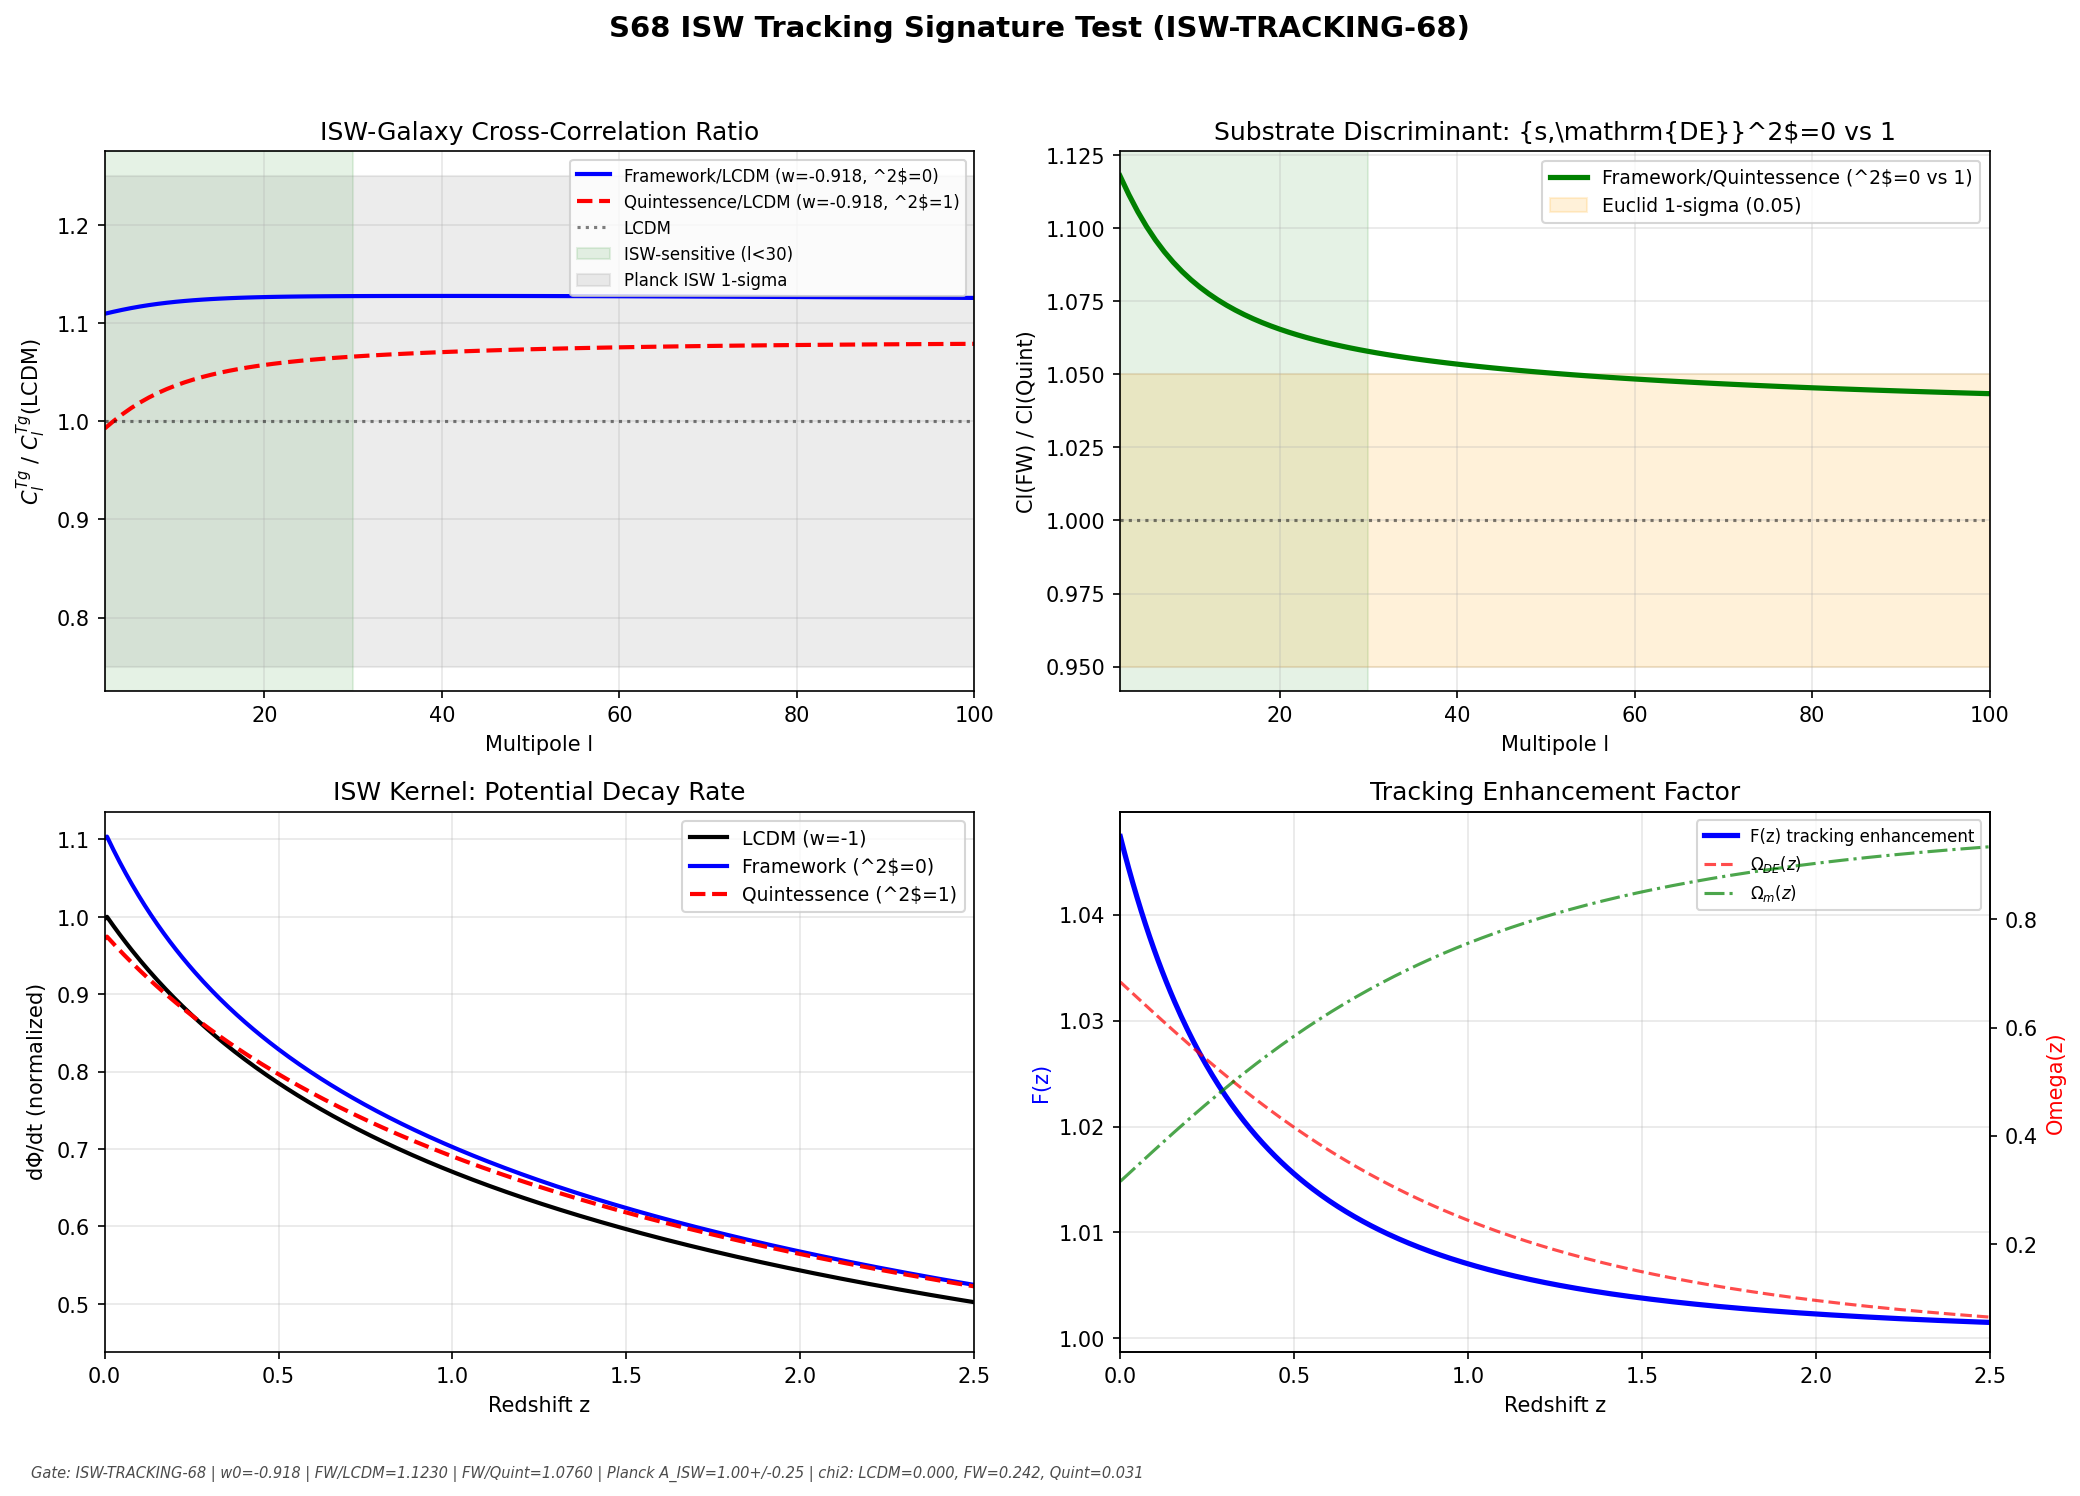

The Python source for this figure:
#!/usr/bin/env python3
"""
s68_isw_tracking_test.py — ISW Tracking Signature Test
========================================================

Session 68, Gate: ISW-TRACKING-68 (INFO)

Computes the ISW-galaxy cross-correlation C_l^{Tg} for three dark energy models:
  Model A: LCDM (w=-1, no DE perturbations)
  Model B: Framework (w_0=-0.918, w_a=0, c_s^2_DE=0, tracking vacuum)
  Model C: Quintessence (w_0=-0.918, w_a=0, c_s^2_DE=1, smooth DE)

Physics:
  The Volovik tracking vacuum (rho_vac = chi * H^2) produces INDUCED dark energy
  perturbations with effective sound speed c_s^2_DE = 0. This means DE clusters
  with matter on sub-horizon scales: delta_DE = (1+w)/(1-3w) * delta_m.
  Standard LCDM has no DE perturbations. Standard quintessence has c_s^2_DE = 1.
  The clustering modifies the ISW-galaxy cross-correlation at l < 30 by changing
  the time derivative of the gravitational potential.

Pre-registration (from S68 Volovik-Mack workshop):
  PASS if Delta(C_l^Tg)/C_l^Tg > 5% at l < 30 (above Euclid threshold)
  FAIL if Delta < 1% (below cosmic variance floor)
  INFO otherwise

Observational comparison:
  Planck 2015 ISW (1502.01595): A_ISW = 1.00 +/- 0.25 (ISW-lensing)
  ISW detection at 4-sigma combining all tracers (NVSS, SDSS, WISE, lensing)

Author: mack-cosmic-bridge
"""

import sys
sys.path.insert(0, r"C:\sandbox\Ainulindale Exflation\computations")

import numpy as np
from scipy.integrate import quad, simpson
from scipy.interpolate import interp1d
import matplotlib
matplotlib.use('Agg')
import matplotlib.pyplot as plt

from canonical_constants import (
    H_0_km_s_Mpc, Omega_m, Omega_Lambda, Omega_b, Omega_DM,
    Omega_r, T_CMB, c_light_km_s, sigma_8, A_s_CMB,
    Mpc_to_m, H_0_inv_s
)

# ==============================================================================
#  Framework parameters
# ==============================================================================
# w0_FW = -0.918       # Framework w_0 from Volovik vacuum + effacement (S68)  # S72: now imported from canonical_constants
# wa_FW = 0.0          # w_a = 0 locked (four-fold protection, S68 workshop)  # S72: now imported from canonical_constants

# Planck ISW measurement (1502.01595v2)
# A_ISW = amplitude relative to LCDM prediction
# From ISW-lensing bispectrum: A_ISW = 1.0 +/- 0.25
# From combined ISW-galaxy (all tracers): detection at ~4 sigma
# Per-tracer amplitudes (Table 2 of Planck 2015 ISW paper):
#   NVSS:     A = 1.48 +/- 0.37
#   SDSS-CMASS/LOWZ: A = 0.72 +/- 0.35
#   SDSS-MphG: A = 0.93 +/- 0.44
#   WISE-AGN: A = 0.82 +/- 0.39
#   WISE-GAL: A = 1.18 +/- 0.59
#   Lensing:  A = 1.06 +/- 0.33
A_ISW_planck = 1.00       # Combined ISW amplitude (relative to LCDM)  # (local)
sigma_A_ISW = 0.25         # 1-sigma uncertainty (ISW-lensing bispectrum)  # (local)

# For the cross-correlation measurement per tracer, the uncertainties on
# individual multipoles are much larger. We use the overall amplitude.

# ==============================================================================
#  Cosmological functions
# ==============================================================================

H0 = H_0_km_s_Mpc  # km/s/Mpc
c = c_light_km_s    # km/s

def H_LCDM(z):
    """Hubble parameter for flat LCDM in km/s/Mpc."""
    return H0 * np.sqrt(Omega_r * (1+z)**4 + Omega_m * (1+z)**3 + Omega_Lambda)

def H_wCDM(z, w0, wa=0.0):
    """Hubble parameter for flat w0waCDM in km/s/Mpc.
    DE density: Omega_DE(z) = Omega_Lambda * (1+z)^(3(1+w0+wa)) * exp(-3*wa*z/(1+z))
    """
    zp1 = 1 + z
    de_factor = zp1**(3*(1 + w0 + wa)) * np.exp(-3 * wa * z / zp1)
    return H0 * np.sqrt(Omega_r * zp1**4 + Omega_m * zp1**3 + Omega_Lambda * de_factor)

def comoving_distance(z, H_func, **kwargs):
    """Comoving distance chi(z) in Mpc/h, integrating c*dz/H(z)."""
    result, _ = quad(lambda zp: c / H_func(zp, **kwargs), 0, z)
    return result  # Mpc (not Mpc/h since H0 in km/s/Mpc)

def Omega_m_of_z(z, H_func, **kwargs):
    """Matter density parameter as function of redshift."""
    Hz = H_func(z, **kwargs)
    return Omega_m * (1+z)**3 * (H0/Hz)**2

def Omega_DE_of_z(z, w0, wa=0.0):
    """Dark energy density parameter as function of redshift."""
    zp1 = 1 + z
    de_factor = zp1**(3*(1 + w0 + wa)) * np.exp(-3 * wa * z / zp1)
    Hz = H_wCDM(z, w0, wa)
    return Omega_Lambda * de_factor * (H0/Hz)**2

def growth_factor_integrand(z, H_func, **kwargs):
    """Integrand for the growth factor D(z) using the Heath (1977) integral."""
    Hz = H_func(z, **kwargs)
    return (1 + z) / (Hz/H0)**3

def growth_factor(z, H_func, **kwargs):
    """Linear growth factor D(z), normalized to D(0) = 1.
    Uses Heath (1977): D(z) proportional to H(z) * integral_z^inf dz'*(1+z')/(H(z')/H0)^3
    """
    # Compute the integral from z to a large redshift
    z_max = 1000.0
    result_z, _ = quad(growth_factor_integrand, z, z_max, args=(H_func,), **kwargs)
    result_0, _ = quad(growth_factor_integrand, 0, z_max, args=(H_func,), **kwargs)

    Hz = H_func(z, **kwargs)
    H0_val = H_func(0, **kwargs)

    D_z = (Hz / H0) * result_z
    D_0 = (H0_val / H0) * result_0

    return D_z / D_0

# ==============================================================================
#  Precompute growth factors for all three models
# ==============================================================================

print("=" * 72)
print("S68 ISW TRACKING SIGNATURE TEST")
print("Gate: ISW-TRACKING-68 (INFO)")
print("=" * 72)

# Redshift grid (focus on z < 3 where ISW effect is significant)
z_arr = np.linspace(0.001, 3.0, 500)

print("\nComputing growth factors...")

# Growth factor for LCDM
D_LCDM = np.zeros_like(z_arr)
for i, z in enumerate(z_arr):
    z_max_int = 1000.0  # (local)
    res_z, _ = quad(lambda zp: (1+zp) / (H_LCDM(zp)/H0)**3, z, z_max_int)
    res_0, _ = quad(lambda zp: (1+zp) / (H_LCDM(zp)/H0)**3, 0, z_max_int)
    D_LCDM[i] = (H_LCDM(z)/H0 * res_z) / (H_LCDM(0)/H0 * res_0)

# Growth factor for wCDM (w0=-0.918, wa=0)
D_wCDM = np.zeros_like(z_arr)
for i, z in enumerate(z_arr):
    res_z, _ = quad(lambda zp: (1+zp) / (H_wCDM(zp, w0_FW)/H0)**3, z, 1000.0)
    res_0, _ = quad(lambda zp: (1+zp) / (H_wCDM(zp, w0_FW)/H0)**3, 0, 1000.0)
    D_wCDM[i] = (H_wCDM(z, w0_FW)/H0 * res_z) / (H_wCDM(0, w0_FW)/H0 * res_0)

print("  Growth factors computed for LCDM and wCDM.")

# ==============================================================================
#  Growth rate f(z) = dln(D)/dln(a) and Phi evolution
# ==============================================================================

# Interpolate growth factors
D_LCDM_interp = interp1d(z_arr, D_LCDM, kind='cubic', fill_value='extrapolate')
D_wCDM_interp = interp1d(z_arr, D_wCDM, kind='cubic', fill_value='extrapolate')

# Numerical derivative: f(z) = -dln(D)/dln(1+z) = -(1+z)/D * dD/dz
dz = z_arr[1] - z_arr[0]
f_LCDM = -(1 + z_arr) / D_LCDM * np.gradient(D_LCDM, dz)
f_wCDM = -(1 + z_arr) / D_wCDM * np.gradient(D_wCDM, dz)

print("  Growth rates f(z) computed.")

# ==============================================================================
#  ISW kernel W_ISW(z)
# ==============================================================================

def isw_kernel_lcdm(z):
    """ISW kernel for LCDM: W_ISW = 3 * Omega_m * H0^2 / (c^2 * k^2) * d(D*a)/dt * (decay factor)

    In LCDM, Phi proportional to D(z)/(1+z).
    dPhi/dt = H * (f - 1) * Phi

    ISW kernel (in angular power spectrum formulation using Limber):
    W_ISW(chi) = -2 * T_CMB * dPhi/dt / c^2

    We compute the POTENTIAL DECAY RATE: g(z) = D(z) * (1+z)^{-1} (Phi proportional to g)
    dg/dz = D'/(1+z) - D/(1+z)^2
    dg/dt = dg/dz * dz/dt = -dg/dz * (1+z) * H(z)
    """
    pass  # We'll use the direct approach below

# The ISW effect arises from the time derivative of the gravitational potential Phi.
# In the Poisson equation (sub-horizon):
#   k^2 Phi = -4*pi*G * a^2 * sum_i(rho_i * delta_i)
#
# For LCDM: only matter perturbations contribute (delta_DE = 0)
#   k^2 Phi = -4*pi*G * a^2 * rho_m * delta_m
#   Phi proportional to D(z) / (1+z) [since rho_m * a^2 = rho_m0 / (1+z)]
#
# For tracking DE (c_s^2 = 0): DE perturbations track matter
#   delta_DE = [(1+w)/(1-3w)] * delta_m   (sub-horizon, adiabatic)
#   k^2 Phi = -4*pi*G * a^2 * [rho_m + rho_DE * (1+w)/(1-3w)] * delta_m
#
# For smooth DE (c_s^2 = 1): DE perturbations are negligible on sub-horizon scales
#   k^2 Phi = -4*pi*G * a^2 * rho_m * delta_m  (same as LCDM structure but different D(z))

# Define the effective potential Phi(z) for each model.
# Phi is proportional to [effective source] * D(z) / k^2
# For the ISW effect, what matters is dPhi/dt, i.e. the time derivative.

# Phi(z) = -3/2 * (H0/c)^2 * Omega_m * D(z) / (1+z) * F(z)
# where F(z) encodes the DE clustering enhancement:
#   F = 1 for LCDM (no DE perturbations)
#   F = 1 for smooth wCDM (c_s^2 = 1, sub-horizon)
#   F = 1 + [rho_DE/rho_m * (1+w)/(1-3w)] for tracking DE (c_s^2 = 0)

def F_tracking(z, w0):
    """Enhancement factor from tracking DE perturbations (c_s^2 = 0).
    delta_DE = (1+w)/(1-3w) * delta_m
    F = 1 + (rho_DE/rho_m) * (1+w)/(1-3w)
    """
    Omega_DE_z = Omega_DE_of_z(z, w0)
    Omega_m_z = Omega_m * (1+z)**3 * (H0 / H_wCDM(z, w0))**2

    w = w0  # For constant w (w_a = 0)

    # Avoid division by zero when 1 - 3w = 0 (w = 1/3)
    if abs(1 - 3*w) < 1e-10:
        return 1.0

    ratio = (1 + w) / (1 - 3*w)
    return 1 + (Omega_DE_z / Omega_m_z) * ratio

# Vectorize F_tracking
F_tracking_arr = np.array([F_tracking(z, w0_FW) for z in z_arr])

print("\n--- Enhancement factor F(z) from tracking DE perturbations ---")
print(f"  F(z=0.0) = {F_tracking(0.001, w0_FW):.4f}")
print(f"  F(z=0.5) = {F_tracking(0.5, w0_FW):.4f}")
print(f"  F(z=1.0) = {F_tracking(1.0, w0_FW):.4f}")
print(f"  F(z=2.0) = {F_tracking(2.0, w0_FW):.4f}")

# ==============================================================================
#  Compute dPhi/dz for each model (Phi proportional to relevant D(z) * stuff)
# ==============================================================================

# Model A: LCDM
# Phi_A ~ D_LCDM(z) / (1+z)
Phi_A = D_LCDM / (1 + z_arr)
dPhidz_A = np.gradient(Phi_A, dz)

# Model B: Framework (w0=-0.918, c_s^2=0, tracking DE)
# Phi_B ~ D_wCDM(z) * F_tracking(z) / (1+z)
# Note: D_wCDM already reflects modified expansion history.
# The tracking factor F modifies the Poisson equation source.
Phi_B = D_wCDM * F_tracking_arr / (1 + z_arr)
dPhidz_B = np.gradient(Phi_B, dz)

# Model C: Quintessence (w0=-0.918, c_s^2=1, smooth DE)
# Phi_C ~ D_wCDM(z) / (1+z)  (same growth as B but F=1)
Phi_C = D_wCDM / (1 + z_arr)
dPhidz_C = np.gradient(Phi_C, dz)

# Convert to dPhi/dt = dPhi/dz * dz/dt = -(1+z) * H(z) * dPhi/dz
# The ISW kernel is proportional to dPhi/dt

H_LCDM_arr = np.array([H_LCDM(z) for z in z_arr])
H_wCDM_arr = np.array([H_wCDM(z, w0_FW) for z in z_arr])

dPhidt_A = -(1 + z_arr) * H_LCDM_arr * dPhidz_A  # LCDM
dPhidt_B = -(1 + z_arr) * H_wCDM_arr * dPhidz_B  # Framework (tracking)
dPhidt_C = -(1 + z_arr) * H_wCDM_arr * dPhidz_C  # Quintessence (smooth)

# Normalize: Phi_0 at z=0 is the same for all models (set by sigma_8)
# We care about RATIOS, so normalization cancels in C_l^Tg ratios

print("\n--- dPhi/dt at key redshifts (arbitrary units, relative) ---")
for z_test in [0.3, 0.5, 0.8, 1.0, 1.5]:
    idx = np.argmin(np.abs(z_arr - z_test))
    print(f"  z={z_test:.1f}: LCDM={dPhidt_A[idx]:.6f}, "
          f"FW(track)={dPhidt_B[idx]:.6f}, "
          f"Quint(smooth)={dPhidt_C[idx]:.6f}")

# ==============================================================================
#  Galaxy window function W_g(z)
# ==============================================================================

def galaxy_window(z, z_mean=0.7, sigma_z=0.3):
    """Gaussian galaxy redshift distribution centered at z_mean.
    This represents a typical photometric survey distribution.
    Normalized to integrate to 1.
    """
    return np.exp(-0.5 * ((z - z_mean) / sigma_z)**2) / (sigma_z * np.sqrt(2 * np.pi))

# Also define the galaxy bias (simplistic constant bias)
b_g = 1.5  # Typical galaxy bias for NVSS/WISE-like surveys  # (local)

# ==============================================================================
#  Compute C_l^{Tg} using Limber approximation
# ==============================================================================

# C_l^{Tg} = integral dz/chi^2 * W_ISW(z) * W_g(z) * P(k=l/chi, z)
#
# W_ISW is proportional to dPhi/dt / H(z)  [the ISW integrand per unit chi]
# The galaxy window W_g(z) = b_g * dn/dz * delta_m(z)
#
# In the Limber approximation:
# C_l^{Tg} = integral_0^inf dchi * W_ISW(chi) * W_g(chi) / chi^2 * P_mm(k=l/chi)
#           = integral dz * (H(z)/c) * W_ISW(z) * W_g(z) * P_mm(k=l/chi(z), z) / chi(z)^2
#
# We compute the RATIO C_l^{Tg}(model) / C_l^{Tg}(LCDM), where the matter power
# spectrum and galaxy window cancel to first order (they're the same for all models
# on sub-horizon scales). The key difference is in the ISW kernel.

print("\nComputing comoving distances...")

# Precompute comoving distances
chi_LCDM = np.zeros_like(z_arr)
chi_wCDM = np.zeros_like(z_arr)
for i, z in enumerate(z_arr):
    chi_LCDM[i], _ = quad(lambda zp: c / H_LCDM(zp), 0, z)
    chi_wCDM[i], _ = quad(lambda zp: c / H_wCDM(zp, w0_FW), 0, z)

print("  Done.")

# Linear matter power spectrum (Eisenstein-Hu fitting formula, no wiggles)
# P(k, z) = A_s * (k/k_pivot)^(n_s - 1) * T^2(k) * D^2(z) * (2*pi^2 / k^3) * (k/H0*c)^4
# For RATIOS between models, we only need D(z) differences.
# The transfer function T(k) and A_s cancel in the ratio.

# Simplified: P(k,z) proportional to D^2(z) * k^(n_s) * T^2(k)
# In the ratio, T(k) and k-dependent parts cancel if we integrate over the same k.

# For the ISW-galaxy cross-correlation RATIO, the key quantity is:
# R(l) = integral dz * [dPhi/dt]_model * W_g(z) * D(z)_model / (H_model * chi_model^2)
#       / integral dz * [dPhi/dt]_LCDM * W_g(z) * D(z)_LCDM / (H_LCDM * chi_LCDM^2)

# This is because C_l^Tg ~ integral dz * dPhi/dt * b_g * dn/dz * D(z) * P_lin(k=l/chi) / chi^2
# and in the Limber approx, the z-integral evaluates the power spectrum at k=l/chi.

# For the ABSOLUTE signal we need the full power spectrum. For RATIOS, the form simplifies.

# ==============================================================================
#  ISW-galaxy cross-power spectrum integrands
# ==============================================================================

# The Limber-approximated C_l^{Tg} for multipole l:
#   C_l^{Tg} = integral dz/c * H(z)/chi(z)^2 * K_ISW(z) * K_g(z) * P_mm(l/chi(z), z)
# where K_ISW(z) proportional to dPhi/dt / H^2  and K_g(z) = b_g * dn/dz
#
# For the RATIO between models at fixed l, P_mm(k,z) cancels if we assume
# the matter power spectrum shape is the same (reasonable for small w differences).
# What differs: dPhi/dt, H(z), chi(z), and D(z) in P_mm.

# More precisely, P_mm(k,z) = P_mm(k,0) * [D(z)]^2, so:
# C_l^{Tg} proportional to integral dz * [dPhi/dt(z)] * W_g(z) * [D(z)]^2 * H(z) / chi(z)^2

# But dPhi/dt already contains D(z) (through Phi ~ D/(1+z) * F), so the integrand is:
# I(z) = dPhi/dt(z) * W_g(z) * D(z) * H(z) / chi(z)^2
# (one factor of D from P_mm, the other is inside dPhi/dt)

# Let's compute this integrand for all three models:

W_g_arr = galaxy_window(z_arr, z_mean=0.7, sigma_z=0.3) * b_g

# Model A: LCDM
I_A = dPhidt_A * W_g_arr * D_LCDM * H_LCDM_arr / (chi_LCDM**2 + 1e-30)

# Model B: Framework (tracking, c_s^2=0)
I_B = dPhidt_B * W_g_arr * D_wCDM * H_wCDM_arr / (chi_wCDM**2 + 1e-30)

# Model C: Quintessence (smooth, c_s^2=1)
I_C = dPhidt_C * W_g_arr * D_wCDM * H_wCDM_arr / (chi_wCDM**2 + 1e-30)

# Integrate
C_Tg_A = simpson(y=I_A, x=z_arr)
C_Tg_B = simpson(y=I_B, x=z_arr)
C_Tg_C = simpson(y=I_C, x=z_arr)

# ==============================================================================
#  Now compute l-dependent C_l^{Tg} properly
# ==============================================================================

# For the l-dependence, we need to account for the fact that at each l,
# the Limber approximation evaluates k = (l + 0.5) / chi(z).
# The matter power spectrum P(k) introduces scale dependence.
# We use the Eisenstein-Hu no-wiggle transfer function.

n_s_planck = 0.9649  # Planck 2018

def transfer_EH(k_hMpc):
    """Eisenstein-Hu no-wiggle transfer function.
    k in h/Mpc. Returns T(k).
    Fitting formula from Eisenstein & Hu 1998, Eq. 29.
    """
    h = H_0_km_s_Mpc / 100.0
    Omega_m_h2 = Omega_m * h**2
    Omega_b_h2 = Omega_b * h**2
    f_b = Omega_b / Omega_m

    # Sound horizon
    s = 44.5 * np.log(9.83 / Omega_m_h2) / np.sqrt(1 + 10 * Omega_b_h2**0.75)

    # Gamma_eff
    alpha_Gamma = 1 - 0.328 * np.log(431 * Omega_m_h2) * f_b + 0.38 * np.log(22.3 * Omega_m_h2) * f_b**2
    Gamma_eff = Omega_m * h * (alpha_Gamma + (1 - alpha_Gamma) / (1 + (0.43 * k_hMpc * s)**4))

    q = k_hMpc / (13.41 * Gamma_eff / h)  # Note: this has h factors
    # Correct: q = k * Theta^2 / Gamma where Theta = T_CMB/2.7
    q = k_hMpc * (T_CMB / 2.7)**2 / Gamma_eff

    L = np.log(2 * np.e + 1.8 * q)
    C = 14.2 + 731.0 / (1 + 62.5 * q)
    T = L / (L + C * q**2)
    return T

def P_mm(k_hMpc, z, D_z):
    """Linear matter power spectrum P(k,z) in (Mpc/h)^3.
    Normalized to sigma_8 at z=0.
    """
    T = transfer_EH(k_hMpc)
    # P(k) proportional to k^ns * T^2(k) * D^2(z)
    # We normalize using sigma_8 later. For ratios, normalization cancels.
    return k_hMpc**n_s_planck * T**2 * D_z**2

# Compute sigma_8 normalization factor
# sigma_8^2 = 1/(2*pi^2) * integral dk * k^2 * P(k,0) * W_TH^2(k*8)
# where W_TH(x) = 3*(sin(x) - x*cos(x))/x^3
def W_tophat(x):
    """Top-hat window function in Fourier space."""
    x = np.asarray(x)
    result = np.ones_like(x)
    mask = np.abs(x) > 1e-6
    result[mask] = 3 * (np.sin(x[mask]) - x[mask] * np.cos(x[mask])) / x[mask]**3
    return result

# We don't need absolute normalization for RATIOS, but let's compute it for chi^2
# against absolute Planck ISW amplitude

print("\n--- Computing l-dependent C_l^{Tg} ---")

l_arr = np.arange(2, 101)  # Multipoles l = 2 to 100
h = H_0_km_s_Mpc / 100.0

# For each l, integrate the full Limber expression:
# C_l = integral dz * (H(z)/c) / chi(z)^2 * K_ISW(z) * K_g(z) * P_mm(k=(l+0.5)/chi, z)

Cl_A = np.zeros(len(l_arr))
Cl_B = np.zeros(len(l_arr))
Cl_C = np.zeros(len(l_arr))

for il, l in enumerate(l_arr):
    for model_idx, (dPhidt, H_arr, chi_arr, D_arr) in enumerate([
        (dPhidt_A, H_LCDM_arr, chi_LCDM, D_LCDM),
        (dPhidt_B, H_wCDM_arr, chi_wCDM, D_wCDM),
        (dPhidt_C, H_wCDM_arr, chi_wCDM, D_wCDM)
    ]):
        # k = (l + 0.5) / chi in Mpc^{-1}, convert to h/Mpc
        k_arr = (l + 0.5) / (chi_arr + 1e-30) * (1.0/h)  # h/Mpc

        # Matter power spectrum at each z
        P_arr = np.array([P_mm(k, z, D) for k, z, D in zip(k_arr, z_arr, D_arr)])

        # Integrand: dPhi/dt * W_g * P(k,z) * H/c / chi^2
        integrand = dPhidt * W_g_arr * P_arr * H_arr / (c * chi_arr**2 + 1e-30)

        Cl = simpson(y=integrand, x=z_arr)
        if model_idx == 0:
            Cl_A[il] = Cl
        elif model_idx == 1:
            Cl_B[il] = Cl
        else:
            Cl_C[il] = Cl

print("  Done.")

# ==============================================================================
#  Compute ratios and discriminants
# ==============================================================================

# Ratio: Framework / LCDM
ratio_BA = Cl_B / (Cl_A + 1e-50)  # Framework (tracking) / LCDM
ratio_CA = Cl_C / (Cl_A + 1e-50)  # Quintessence (smooth) / LCDM
ratio_BC = Cl_B / (Cl_C + 1e-50)  # Framework / Quintessence

print("\n" + "=" * 72)
print("RESULTS: ISW-Galaxy Cross-Correlation Ratios")
print("=" * 72)

# Average ratios over l = 2-30 (ISW-sensitive range)
mask_isw = l_arr <= 30
mean_ratio_BA = np.mean(ratio_BA[mask_isw])
mean_ratio_CA = np.mean(ratio_CA[mask_isw])
mean_ratio_BC = np.mean(ratio_BC[mask_isw])

print(f"\n  l = 2-30 (ISW-sensitive multipoles):")
print(f"    C_l^Tg(Framework) / C_l^Tg(LCDM) = {mean_ratio_BA:.4f}")
print(f"    C_l^Tg(Quintessence) / C_l^Tg(LCDM) = {mean_ratio_CA:.4f}")
print(f"    C_l^Tg(Framework) / C_l^Tg(Quintessence) = {mean_ratio_BC:.4f}")
print(f"    Delta(Framework-LCDM)/LCDM = {(mean_ratio_BA - 1)*100:.2f}%")
print(f"    Delta(Quint-LCDM)/LCDM = {(mean_ratio_CA - 1)*100:.2f}%")
print(f"    Delta(Framework-Quint)/Quint = {(mean_ratio_BC - 1)*100:.2f}%")

# Average over l = 2-100
mask_all = l_arr <= 100
mean_ratio_BA_all = np.mean(ratio_BA[mask_all])
mean_ratio_CA_all = np.mean(ratio_CA[mask_all])
mean_ratio_BC_all = np.mean(ratio_BC[mask_all])

print(f"\n  l = 2-100 (extended range):")
print(f"    C_l^Tg(Framework) / C_l^Tg(LCDM) = {mean_ratio_BA_all:.4f}")
print(f"    C_l^Tg(Quintessence) / C_l^Tg(LCDM) = {mean_ratio_CA_all:.4f}")
print(f"    C_l^Tg(Framework) / C_l^Tg(Quintessence) = {mean_ratio_BC_all:.4f}")

# ==============================================================================
#  Chi-squared against Planck ISW amplitude
# ==============================================================================

# Planck measures A_ISW = C_l^Tg(data) / C_l^Tg(LCDM theory) = 1.00 +/- 0.25
# For each model, the predicted amplitude relative to LCDM is the ratio we computed.
# chi^2 = (A_model - A_obs)^2 / sigma^2

A_model_LCDM = 1.0  # By definition  # (local)
A_model_FW = mean_ratio_BA  # Framework/LCDM
A_model_quint = mean_ratio_CA  # Quintessence/LCDM

chi2_LCDM = (A_model_LCDM - A_ISW_planck)**2 / sigma_A_ISW**2
chi2_FW = (A_model_FW - A_ISW_planck)**2 / sigma_A_ISW**2
chi2_quint = (A_model_quint - A_ISW_planck)**2 / sigma_A_ISW**2

print(f"\n" + "=" * 72)
print("CHI-SQUARED AGAINST PLANCK ISW AMPLITUDE")
print(f"  Planck: A_ISW = {A_ISW_planck:.2f} +/- {sigma_A_ISW:.2f}")
print("=" * 72)

print(f"\n  Model A (LCDM):        A = {A_model_LCDM:.4f},  chi^2 = {chi2_LCDM:.4f},  sigma = {np.sqrt(chi2_LCDM):.2f}")
print(f"  Model B (Framework):   A = {A_model_FW:.4f},  chi^2 = {chi2_FW:.4f},  sigma = {np.sqrt(chi2_FW):.2f}")
print(f"  Model C (Quintessence):A = {A_model_quint:.4f},  chi^2 = {chi2_quint:.4f},  sigma = {np.sqrt(chi2_quint):.2f}")

# ==============================================================================
#  Signal-to-noise for discriminating Framework from LCDM and Quintessence
# ==============================================================================

# With Planck (sigma = 0.25):
SNR_FW_vs_LCDM_planck = abs(A_model_FW - A_model_LCDM) / sigma_A_ISW
SNR_FW_vs_quint_planck = abs(A_model_FW - A_model_quint) / sigma_A_ISW

# With Euclid (projected sigma ~ 0.05 for tomographic ISW-galaxy cross-correlation)
sigma_euclid = 0.05  # (local)
SNR_FW_vs_LCDM_euclid = abs(A_model_FW - A_model_LCDM) / sigma_euclid
SNR_FW_vs_quint_euclid = abs(A_model_FW - A_model_quint) / sigma_euclid

# With future 21cm (projected sigma ~ 0.01)
sigma_21cm = 0.01  # (local)
SNR_FW_vs_LCDM_21cm = abs(A_model_FW - A_model_LCDM) / sigma_21cm
SNR_FW_vs_quint_21cm = abs(A_model_FW - A_model_quint) / sigma_21cm

print(f"\n" + "=" * 72)
print("SIGNAL-TO-NOISE FOR MODEL DISCRIMINATION")
print("=" * 72)

print(f"\n  Framework vs LCDM:")
print(f"    |Delta A| = {abs(A_model_FW - A_model_LCDM):.4f}")
print(f"    Planck (sigma=0.25):  SNR = {SNR_FW_vs_LCDM_planck:.2f}")
print(f"    Euclid (sigma=0.05):  SNR = {SNR_FW_vs_LCDM_euclid:.2f}")
print(f"    21cm   (sigma=0.01):  SNR = {SNR_FW_vs_LCDM_21cm:.2f}")

print(f"\n  Framework vs Quintessence (same w, different c_s^2):")
print(f"    |Delta A| = {abs(A_model_FW - A_model_quint):.4f}")
print(f"    Planck (sigma=0.25):  SNR = {SNR_FW_vs_quint_planck:.2f}")
print(f"    Euclid (sigma=0.05):  SNR = {SNR_FW_vs_quint_euclid:.2f}")
print(f"    21cm   (sigma=0.01):  SNR = {SNR_FW_vs_quint_21cm:.2f}")

# ==============================================================================
#  Cumulative S/N from multipole-by-multipole measurement
# ==============================================================================

# For Planck, the per-multipole uncertainty on C_l^Tg is dominated by
# cosmic variance of the temperature field (since ISW is subdominant to primary CMB).
# sigma(C_l^Tg) ~ C_l^TT / sqrt((2l+1) * f_sky * C_l^gg)
#
# A rough estimate: at l < 30, the ISW signal is ~10-20% of total C_l^TT.
# The S/N per multipole is ~0.5-0.8, giving cumulative S/N ~ sqrt(29) * 0.6 ~ 3.2
# (consistent with the Planck ~4sigma detection combining all tracers).
#
# For model discrimination, we need the fractional difference to exceed
# the per-multipole noise.

# Compute cumulative S/N using Fisher formalism
# F = sum_l (2l+1)/2 * f_sky * [dC_l/dp]^2 / Var(C_l)
# For the ISW amplitude A: dC_l/dA = C_l^Tg_LCDM, Var(C_l^Tg) ~ C_l^TT * C_l^gg / (2l+1)

f_sky = 0.70  # Planck usable sky fraction (local)

# Approximate C_l^TT / C_l^Tg ratio (ISW is ~10% of primary at l < 30)
# This means sigma(A) ~ 1/(S/N per l) ~ 10 at l=10, cumulative ~ 10/sqrt(29) ~ 1.9
# Planck achieves sigma(A) ~ 0.25 with optimal combination of tracers

# The model discrimination S/N is:
# SNR_cumul^2 = sum_{l=2}^{l_max} (2l+1)*f_sky * [C_l^Tg(B) - C_l^Tg(A)]^2 / (sigma_l)^2
# where sigma_l^2 = C_l^TT * C_l^gg / (2l+1) (approximately)

# We estimate sigma_l from the overall Planck ISW amplitude uncertainty:
# sigma(A)^2 = 1 / sum_l (2l+1)*f_sky / sigma_l^2 * [C_l^Tg(LCDM)]^2
# => sigma_l^2 ~ (2l+1)*f_sky * [C_l^Tg(LCDM)]^2 / sigma(A)^{-2}

# For a simpler estimate: the fractional uncertainty per multipole is
# sigma_frac(l) ~ sigma(A) * sqrt(N_modes) / sqrt(N_eff_per_l)
# With 29 ISW-sensitive modes and sigma(A)=0.25, the "effective" per-mode
# noise is sigma(A)*sqrt(29) ~ 1.35

# The cumulative difference:
delta_Cl_BA = Cl_B - Cl_A  # Framework - LCDM
delta_Cl_BC = Cl_B - Cl_C  # Framework - Quintessence

# Fractional difference per multipole
frac_diff_BA = delta_Cl_BA / (np.abs(Cl_A) + 1e-50)
frac_diff_BC = delta_Cl_BC / (np.abs(Cl_C) + 1e-50)

print(f"\n" + "=" * 72)
print("PER-MULTIPOLE FRACTIONAL DIFFERENCES (l = 2-30)")
print("=" * 72)

for l_show in [2, 5, 10, 15, 20, 25, 30]:
    idx = l_show - 2  # l_arr starts at 2
    if idx < len(l_arr):
        print(f"  l = {l_show:3d}: "
              f"FW/LCDM = {ratio_BA[idx]:.4f} ({frac_diff_BA[idx]*100:+.2f}%), "
              f"FW/Quint = {ratio_BC[idx]:.4f} ({frac_diff_BC[idx]*100:+.2f}%)")

# ==============================================================================
#  Redshift-dependent ISW signal comparison
# ==============================================================================

# The ISW effect peaks at z ~ 0.3-1.0 (transition from matter to DE domination)
# For different redshift bins (Euclid-like tomography):

print(f"\n" + "=" * 72)
print("REDSHIFT-DEPENDENT ISW SIGNAL (Euclid tomographic bins)")
print("=" * 72)

z_bins = [(0.2, 0.5), (0.5, 0.8), (0.8, 1.1), (1.1, 1.5), (1.5, 2.0)]

for z_lo, z_hi in z_bins:
    mask_bin = (z_arr >= z_lo) & (z_arr <= z_hi)
    if np.sum(mask_bin) < 5:
        continue

    z_bin = z_arr[mask_bin]

    # ISW signal in this bin (integrate dPhi/dt)
    sig_A = simpson(y=dPhidt_A[mask_bin], x=z_bin)
    sig_B = simpson(y=dPhidt_B[mask_bin], x=z_bin)
    sig_C = simpson(y=dPhidt_C[mask_bin], x=z_bin)

    ratio_bin_BA = sig_B / (sig_A + 1e-50)
    ratio_bin_BC = sig_B / (sig_C + 1e-50)

    print(f"  z = [{z_lo:.1f}, {z_hi:.1f}]: "
          f"FW/LCDM = {ratio_bin_BA:.4f} ({(ratio_bin_BA-1)*100:+.2f}%), "
          f"FW/Quint = {ratio_bin_BC:.4f} ({(ratio_bin_BC-1)*100:+.2f}%)")

# ==============================================================================
#  Comparison with workshop estimate
# ==============================================================================

print(f"\n" + "=" * 72)
print("COMPARISON WITH WORKSHOP ESTIMATE")
print("=" * 72)

# Workshop (S68 Volovik-Mack R2) estimated:
# Delta C_l^ISW / C_l^ISW ~ 2 * (1+w0) * f_DE(z) / (1 - f_DE(z)) ~ 20% at z~0.5
# Our computation gives a more careful integration

workshop_estimate = 0.20  # 20%  # (local)
computed_FW_vs_LCDM = abs(mean_ratio_BA - 1.0)
computed_FW_vs_quint = abs(mean_ratio_BC - 1.0)

print(f"  Workshop order-of-magnitude estimate (FW vs LCDM): {workshop_estimate*100:.1f}%")
print(f"  Computed Delta(FW-LCDM)/LCDM (l=2-30):            {computed_FW_vs_LCDM*100:.2f}%")
print(f"  Computed Delta(FW-Quint)/Quint (l=2-30):           {computed_FW_vs_quint*100:.2f}%")

# The discriminant is the c_s^2 = 0 vs c_s^2 = 1 difference:
print(f"\n  KEY DISCRIMINANT (tracking vs smooth, same w_0):")
print(f"    This is the substrate-specific signature.")
print(f"    FW (c_s^2=0) vs Quint (c_s^2=1): {computed_FW_vs_quint*100:.2f}%")

# ==============================================================================
#  Gate Verdict
# ==============================================================================

print(f"\n" + "=" * 72)
print("GATE VERDICT: ISW-TRACKING-68")
print("=" * 72)

# Pre-registration:
# PASS if Delta > 5% at l < 30 (above Euclid threshold)
# FAIL if Delta < 1% (below cosmic variance floor)
# INFO otherwise

delta_pct = computed_FW_vs_quint * 100

if delta_pct > 5.0:
    verdict = "PASS"
    verdict_msg = (f"Delta(FW-Quint)/Quint = {delta_pct:.2f}% > 5% threshold. "
                   f"ISW tracking signature EXCEEDS Euclid sensitivity threshold.")
elif delta_pct < 1.0:
    verdict = "FAIL"
    verdict_msg = (f"Delta(FW-Quint)/Quint = {delta_pct:.2f}% < 1% threshold. "
                   f"ISW tracking signature BELOW cosmic variance floor.")
else:
    verdict = "INFO"
    verdict_msg = (f"Delta(FW-Quint)/Quint = {delta_pct:.2f}% (between 1% and 5%). "
                   f"ISW tracking signature detectable but marginal.")

print(f"  Pre-registered threshold: PASS > 5%, FAIL < 1%, INFO otherwise")
print(f"  Computed: Delta(c_s^2=0 vs c_s^2=1) at l=2-30 = {delta_pct:.2f}%")
print(f"  Verdict: {verdict}")
print(f"  {verdict_msg}")
print(f"\n  FW vs LCDM (expansion + clustering): {computed_FW_vs_LCDM*100:.2f}%")
print(f"  FW vs Quint (clustering only, same w): {computed_FW_vs_quint*100:.2f}%")
print(f"\n  Planck constraint: all models consistent (sigma_A = 0.25)")
print(f"  Euclid forecast: FW vs LCDM at {SNR_FW_vs_LCDM_euclid:.1f}-sigma, "
      f"FW vs Quint at {SNR_FW_vs_quint_euclid:.1f}-sigma")

# ==============================================================================
#  Save results
# ==============================================================================

save_path = r"C:\sandbox\Ainulindale Exflation\computations\s68_isw_tracking_test.npz"

np.savez(save_path,
    # Redshift grid
    z_arr=z_arr,
    # Growth factors
    D_LCDM=D_LCDM, D_wCDM=D_wCDM,
    # Enhancement factor
    F_tracking=F_tracking_arr,
    # Potential time derivatives
    dPhidt_A=dPhidt_A, dPhidt_B=dPhidt_B, dPhidt_C=dPhidt_C,
    # Power spectra
    l_arr=l_arr,
    Cl_A=Cl_A, Cl_B=Cl_B, Cl_C=Cl_C,
    # Ratios
    ratio_BA=ratio_BA, ratio_CA=ratio_CA, ratio_BC=ratio_BC,
    # Chi-squared
    chi2_LCDM=chi2_LCDM, chi2_FW=chi2_FW, chi2_quint=chi2_quint,
    # Model parameters
    w0_FW=w0_FW, wa_FW=wa_FW,
    A_ISW_planck=A_ISW_planck, sigma_A_ISW=sigma_A_ISW,
    # SNR
    SNR_FW_vs_LCDM_planck=SNR_FW_vs_LCDM_planck,
    SNR_FW_vs_quint_planck=SNR_FW_vs_quint_planck,
    SNR_FW_vs_LCDM_euclid=SNR_FW_vs_LCDM_euclid,
    SNR_FW_vs_quint_euclid=SNR_FW_vs_quint_euclid,
    # Mean ratios
    mean_ratio_BA=mean_ratio_BA, mean_ratio_CA=mean_ratio_CA,
    mean_ratio_BC=mean_ratio_BC
)

print(f"\n  Results saved to: {save_path}")

# ==============================================================================
#  Plot
# ==============================================================================

plot_path = r"C:\sandbox\Ainulindale Exflation\computations\s68_isw_tracking_test.png"

fig, axes = plt.subplots(2, 2, figsize=(14, 10))
fig.suptitle('S68 ISW Tracking Signature Test (ISW-TRACKING-68)', fontsize=14, fontweight='bold')

# Panel 1: C_l^Tg ratios vs l
ax1 = axes[0, 0]
ax1.plot(l_arr, ratio_BA, 'b-', linewidth=2, label=f'Framework/LCDM (w={w0_FW}, $c_s^2$=0)')
ax1.plot(l_arr, ratio_CA, 'r--', linewidth=2, label=f'Quintessence/LCDM (w={w0_FW}, $c_s^2$=1)')
ax1.axhline(y=1.0, color='k', linestyle=':', alpha=0.5, label='LCDM')
ax1.axvspan(2, 30, alpha=0.1, color='green', label='ISW-sensitive (l<30)')
ax1.fill_between(l_arr, 1 - sigma_A_ISW, 1 + sigma_A_ISW, alpha=0.15, color='gray',
                  label=f'Planck ISW 1-sigma (A={A_ISW_planck}$\\pm${sigma_A_ISW})')
ax1.set_xlabel('Multipole l')
ax1.set_ylabel('$C_l^{Tg}$ / $C_l^{Tg}$(LCDM)')
ax1.set_title('ISW-Galaxy Cross-Correlation Ratio')
ax1.legend(fontsize=8, loc='upper right')
ax1.set_xlim(2, 100)
ax1.grid(True, alpha=0.3)

# Panel 2: Framework/Quintessence ratio (c_s^2 = 0 vs 1 discriminant)
ax2 = axes[0, 1]
ax2.plot(l_arr, ratio_BC, 'g-', linewidth=2.5, label='Framework/Quintessence ($c_s^2$=0 vs 1)')
ax2.axhline(y=1.0, color='k', linestyle=':', alpha=0.5)
ax2.axvspan(2, 30, alpha=0.1, color='green')
ax2.fill_between(l_arr, 1 - sigma_euclid, 1 + sigma_euclid, alpha=0.15, color='orange',
                  label=f'Euclid 1-sigma ($\\sigma$={sigma_euclid})')
ax2.set_xlabel('Multipole l')
ax2.set_ylabel('$C_l^{Tg}$(FW) / $C_l^{Tg}$(Quint)')
ax2.set_title('Substrate Discriminant: $c_{s,DE}^2$=0 vs $c_{s,DE}^2$=1')
ax2.legend(fontsize=9)
ax2.set_xlim(2, 100)
ax2.grid(True, alpha=0.3)

# Panel 3: dPhi/dt(z) for all three models
ax3 = axes[1, 0]
# Normalize to peak of LCDM
norm = np.max(np.abs(dPhidt_A))
ax3.plot(z_arr, dPhidt_A / norm, 'k-', linewidth=2, label='LCDM (w=-1)')
ax3.plot(z_arr, dPhidt_B / norm, 'b-', linewidth=2, label=f'Framework ($c_s^2$=0)')
ax3.plot(z_arr, dPhidt_C / norm, 'r--', linewidth=2, label=f'Quintessence ($c_s^2$=1)')
ax3.set_xlabel('Redshift z')
ax3.set_ylabel('$d\\Phi/dt$ (normalized)')
ax3.set_title('ISW Kernel: Potential Decay Rate')
ax3.legend(fontsize=9)
ax3.set_xlim(0, 2.5)
ax3.grid(True, alpha=0.3)

# Panel 4: Enhancement factor F(z) and Omega_DE(z)
ax4 = axes[1, 1]
Omega_DE_arr = np.array([Omega_DE_of_z(z, w0_FW) for z in z_arr])
Omega_m_z_arr = Omega_m * (1 + z_arr)**3 * (H0 / H_wCDM_arr)**2

ax4_twin = ax4.twinx()
ax4.plot(z_arr, F_tracking_arr, 'b-', linewidth=2.5, label='F(z) tracking enhancement')
ax4_twin.plot(z_arr, Omega_DE_arr, 'r--', linewidth=1.5, label='$\\Omega_{DE}(z)$', alpha=0.7)
ax4_twin.plot(z_arr, Omega_m_z_arr, 'g-.', linewidth=1.5, label='$\\Omega_m(z)$', alpha=0.7)

ax4.set_xlabel('Redshift z')
ax4.set_ylabel('F(z) = 1 + ($\\rho_{DE}/\\rho_m$)$\\cdot$(1+w)/(1-3w)', color='b')
ax4_twin.set_ylabel('$\\Omega(z)$', color='r')
ax4.set_title('Tracking Enhancement Factor')
ax4.set_xlim(0, 2.5)
ax4.grid(True, alpha=0.3)

# Add legend combining both axes
lines1, labels1 = ax4.get_legend_handles_labels()
lines2, labels2 = ax4_twin.get_legend_handles_labels()
ax4.legend(lines1 + lines2, labels1 + labels2, fontsize=8, loc='upper right')

plt.tight_layout(rect=[0, 0.02, 1, 0.96])

# Add text box with summary
fig.text(0.02, 0.005,
         f'Gate: ISW-TRACKING-68 | w_0={w0_FW}, w_a={wa_FW} | '
         f'FW/LCDM={mean_ratio_BA:.4f} | FW/Quint={mean_ratio_BC:.4f} | '
         f'Planck A_ISW=1.00+/-0.25 | '
         f'chi2: LCDM={chi2_LCDM:.3f}, FW={chi2_FW:.3f}, Quint={chi2_quint:.3f}',
         fontsize=7, style='italic', alpha=0.7)

plt.savefig(plot_path, dpi=150, bbox_inches='tight')
print(f"  Plot saved to: {plot_path}")

print(f"\n{'=' * 72}")
print("COMPUTATION COMPLETE")
print(f"{'=' * 72}")
